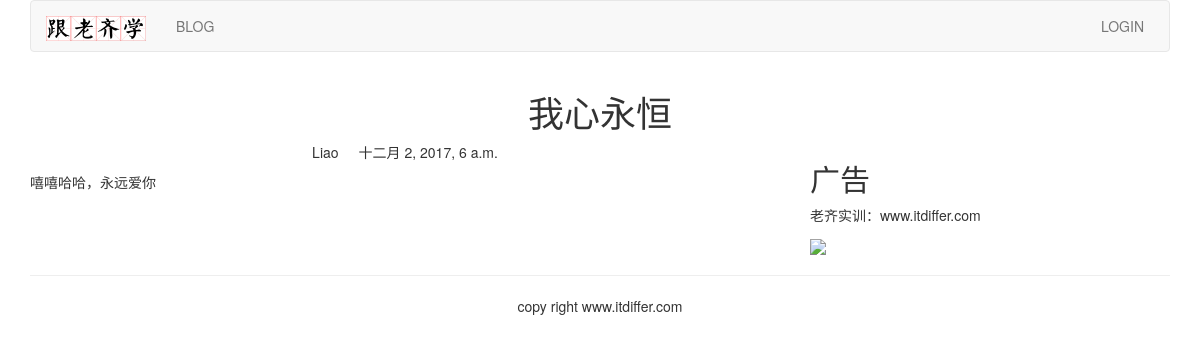
The app's page /blog/2/ with its own data.
### blog/models.py (models this page shows, shortened)
class BlogArticles(models.Model):
    title = models.CharField(max_length=300)
    author = models.ForeignKey(User, related_name="blog_posts")
    body = models.TextField()
    publish = models.DateTimeField(default=timezone.now)
    class Meta:
        ordering = ("-publish",)

### blog/views.py (the view)
# urls.py: url(r'(?P<article_id>\d)/$', views.blog_article, name="blog_detail"),
def blog_article(request, article_id):
    article =get_object_or_404(BlogArticles , id=article_id)
    pub= article.publish
    return render(request, "blog/content.html", { "article":article , "publish":pub})

### templates/blog/content.html (shortened to what this page needs)
{% extends "base.html" %}
{% block content %}
<div class="row text-center vertical-middle-sm">
    <h1>{{ article.title }}</h1>
</div>
<div class="row">
    <div class="col-xs-12 col-md-8">
    <p class="text-center"><span>{{ article.author.username }}</span><span style="margin-left:20px">{{ publish }}</span></p>
    <div>{{ article.body }}</div>
    </div>
    <div class="col-xs-6 col-md-4">
    <h2>广告</h2>
    <p>老齐实训：www.itdiffer.com</p>
    <img width="200px" src="http://www.mrwallpaper.com/wallpapers/Fluffy-Cat.jpg">
    </div>
</div>
{% endblock %}

### records on screen
BlogArticles: title "我心永恒", author.username "Liao", publish "十二月 2, 2017, 6 a.m.", body "嘻嘻哈哈，永远爱你"
